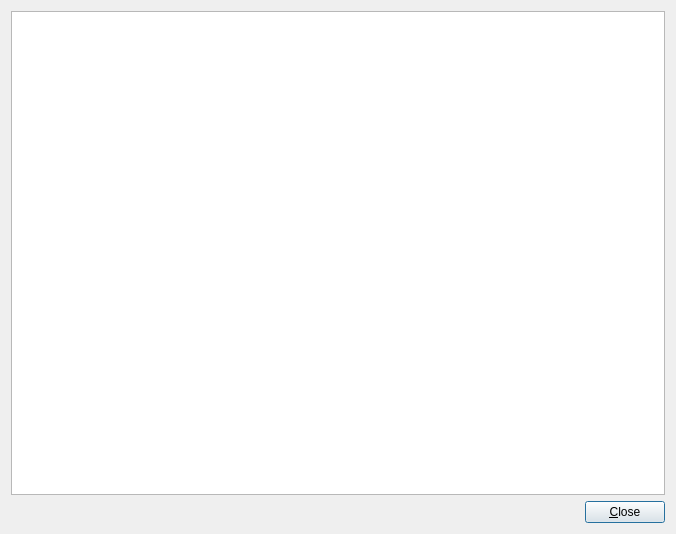
<?xml version="1.0" encoding="UTF-8"?>
<ui version="4.0">
 <class>SceneInformationDialog</class>
 <widget class="QDialog" name="SceneInformationDialog">
  <property name="windowModality">
   <enum>Qt::NonModal</enum>
  </property>
  <property name="geometry">
   <rect>
    <x>0</x>
    <y>0</y>
    <width>676</width>
    <height>534</height>
   </rect>
  </property>
  <property name="windowTitle">
   <string>Scene Information</string>
  </property>
  <layout class="QGridLayout" name="gridLayout">
   <item row="1" column="0">
    <layout class="QHBoxLayout" name="horizontalLayout">
     <item>
      <spacer name="horizontalSpacer">
       <property name="orientation">
        <enum>Qt::Horizontal</enum>
       </property>
       <property name="sizeHint" stdset="0">
        <size>
         <width>198</width>
         <height>20</height>
        </size>
       </property>
      </spacer>
     </item>
     <item>
      <widget class="QPushButton" name="pushButton">
       <property name="text">
        <string>&amp;Close</string>
       </property>
      </widget>
     </item>
    </layout>
   </item>
   <item row="0" column="0">
    <widget class="QTextEdit" name="textEdit">
     <property name="font">
      <font>
       <family>Monospace</family>
       <pointsize>8</pointsize>
      </font>
     </property>
     <property name="lineWrapMode">
      <enum>QTextEdit::NoWrap</enum>
     </property>
     <property name="readOnly">
      <bool>true</bool>
     </property>
     <property name="html">
      <string>&lt;!DOCTYPE HTML PUBLIC &quot;-//W3C//DTD HTML 4.0//EN&quot; &quot;http://www.w3.org/TR/REC-html40/strict.dtd&quot;&gt;
&lt;html&gt;&lt;head&gt;&lt;meta name=&quot;qrichtext&quot; content=&quot;1&quot; /&gt;&lt;style type=&quot;text/css&quot;&gt;
p, li { white-space: pre-wrap; }
&lt;/style&gt;&lt;/head&gt;&lt;body style=&quot; font-family:'Monospace'; font-size:8pt; font-weight:400; font-style:normal;&quot;&gt;
&lt;p style=&quot;-qt-paragraph-type:empty; margin-top:12px; margin-bottom:12px; margin-left:0px; margin-right:0px; -qt-block-indent:0; text-indent:0px; font-family:'Ubuntu'; font-size:11pt;&quot;&gt;&lt;/p&gt;&lt;/body&gt;&lt;/html&gt;</string>
     </property>
    </widget>
   </item>
  </layout>
 </widget>
 <resources/>
 <connections>
  <connection>
   <sender>pushButton</sender>
   <signal>clicked()</signal>
   <receiver>SceneInformationDialog</receiver>
   <slot>accept()</slot>
   <hints>
    <hint type="sourcelabel">
     <x>327</x>
     <y>263</y>
    </hint>
    <hint type="destinationlabel">
     <x>334</x>
     <y>199</y>
    </hint>
   </hints>
  </connection>
 </connections>
</ui>
